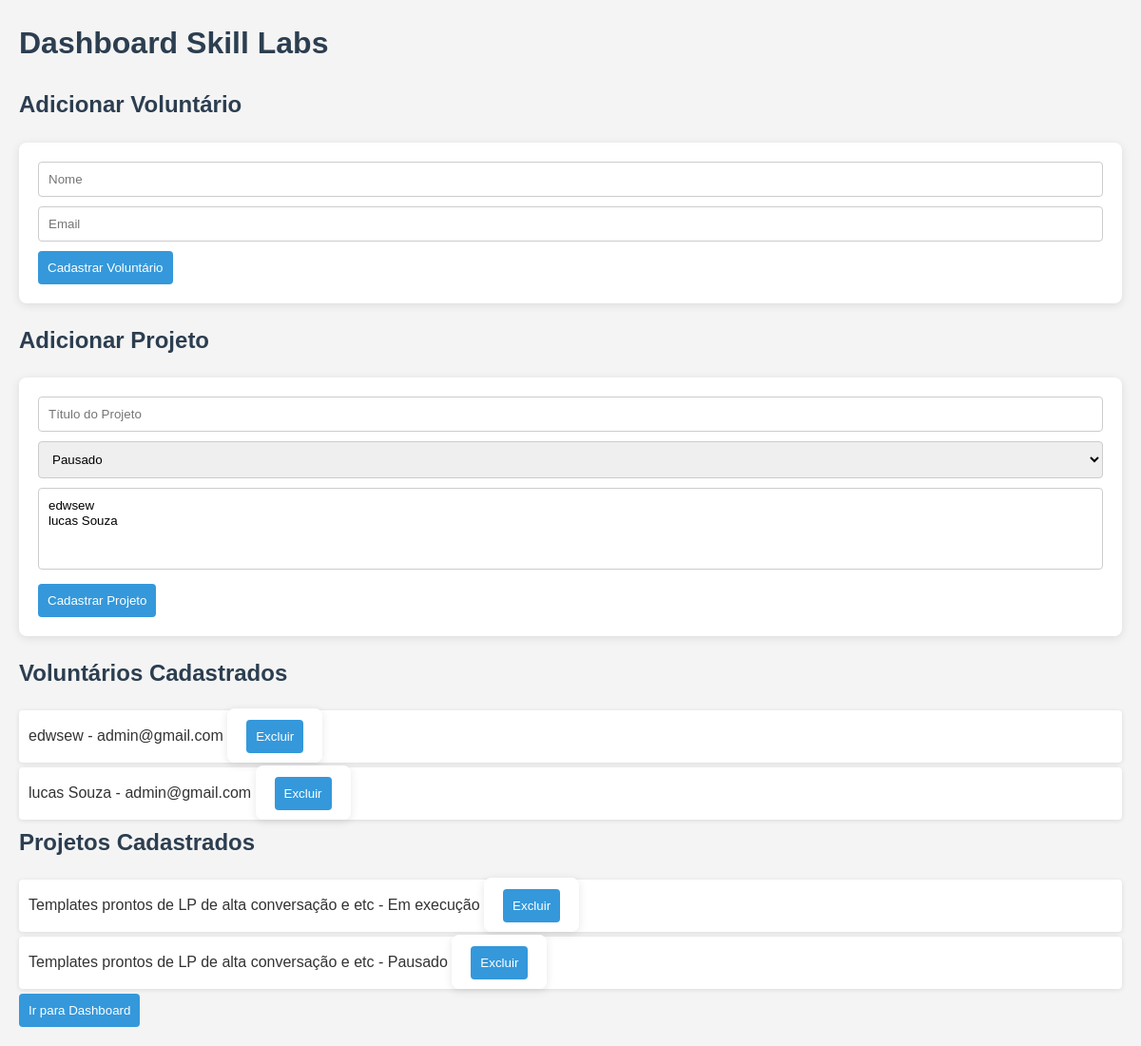
The page / on the database its author committed.
### models.py (models this page shows)
class Voluntario(db.Model):
    id = db.Column(db.Integer, primary_key=True)
    nome = db.Column(db.String(100), nullable=False)
    email = db.Column(db.String(100), nullable=False, unique=True)
    projetos = db.relationship('Projeto', secondary='voluntario_projeto', backref='voluntarios')

class Projeto(db.Model):
    id = db.Column(db.Integer, primary_key=True)
    titulo = db.Column(db.String(100), nullable=False)
    status = db.Column(db.String(20), nullable=False)  # Pausado, Em execução, Pronto

### app.py (the view)
@app.route('/')
def index():
    voluntarios = Voluntario.query.all()
    projetos = Projeto.query.all()
    status_count = Counter([projeto.status for projeto in projetos])
    projetos_status = [status_count.get('Pausado', 0), status_count.get('Em execução', 0), status_count.get('Pronto', 0)]
    return render_template('index.html', voluntarios=voluntarios, projetos=projetos, projetos_status=projetos_status)

### templates/index.html (shortened to what this page needs)
<!DOCTYPE html>
<html lang="pt-br">
<head>
    <link rel="stylesheet" href="/static/css/style.css">
</head>
<body>
    <div class="dashboard-container">
        <h1>Dashboard Skill Labs</h1>
        <h2>Adicionar Voluntário</h2>
        <form action="/add_voluntario" method="POST">
            <input type="text" name="nome" placeholder="Nome" required>
            <input type="email" name="email" placeholder="Email" required>
            <button type="submit">Cadastrar Voluntário</button>
        </form>
        <h2>Adicionar Projeto</h2>
        <form action="/add_projeto" method="POST">
            <input type="text" name="titulo" placeholder="Título do Projeto" required>
            <select name="status">
                <option value="Pausado">Pausado</option>
            </select>
            <select name="voluntarios" multiple>
                {% for voluntario in voluntarios %}
                    <option value="{{ voluntario.id }}">{{ voluntario.nome }}</option>
                {% endfor %}
            </select>
            <button type="submit">Cadastrar Projeto</button>
        </form>
        <h2>Voluntários Cadastrados</h2>
        <ul>
            {% for voluntario in voluntarios %}
                <li>
                    {{ voluntario.nome }} - {{ voluntario.email }}
                    <form action="/delete_voluntario/{{ voluntario.id }}" method="POST" style="display:inline;">
                        <button type="submit" onclick="return confirm('Tem certeza que deseja excluir este voluntário?');">Excluir</button>
                    </form>
                </li>
            {% endfor %}
        </ul>
        <h2>Projetos Cadastrados</h2>
        <ul>
            {% for projeto in projetos %}
                <li>
                    {{ projeto.titulo }} - {{ projeto.status }}
                    <form action="/delete_projeto/{{ projeto.id }}" method="POST" style="display:inline;">
                        <button type="submit" onclick="return confirm('Tem certeza que deseja excluir este projeto?');">Excluir</button>
                    </form>
                </li>
            {% endfor %}
        </ul>
        <a href="/dashboard"><button>Ir para Dashboard</button></a>
    </div>
</body>
</html>

### static/css/style.css (style rules this page uses)
* { margin: 0; padding: 0; box-sizing: border-box; }
body { font-family: 'Arial', sans-serif; background-color: #f4f4f4; color: #333; line-height: 1.6; }
.container, .dashboard-container { max-width: 1200px; margin: 0 auto; padding: 20px; }
h1, h2, h3 { color: #2c3e50; margin-bottom: 20px; }
form { background: white; border-radius: 8px; padding: 20px; box-shadow: 0 2px 10px rgba(0, 0, 0, 0.1); margin-bottom: 20px; }
input[type="text"], input[type="email"], select { width: 100%; padding: 10px; margin-bottom: 10px; border: 1px solid #ccc; border-radius: 4px; }
button { background: #3498db; color: white; padding: 10px; border: none; border-radius: 4px; cursor: pointer; transition: background 0.3s ease; }
ul { list-style: none; }
li { background: white; padding: 10px; margin: 5px 0; border-radius: 4px; box-shadow: 0 1px 5px rgba(0, 0, 0, 0.1); }

### rows shown on the page
Voluntario: {{ voluntario.id }} 2 (drawn), nome "edwsew", email "admin@gmail.com"
Voluntario: {{ voluntario.id }} 3 (drawn), nome "lucas Souza", email "admin@gmail.com"
Projeto: titulo "Templates prontos de LP de alta conversação e etc", status "Em execução"
Projeto: titulo "Templates prontos de LP de alta conversação e etc", status "Pausado"
